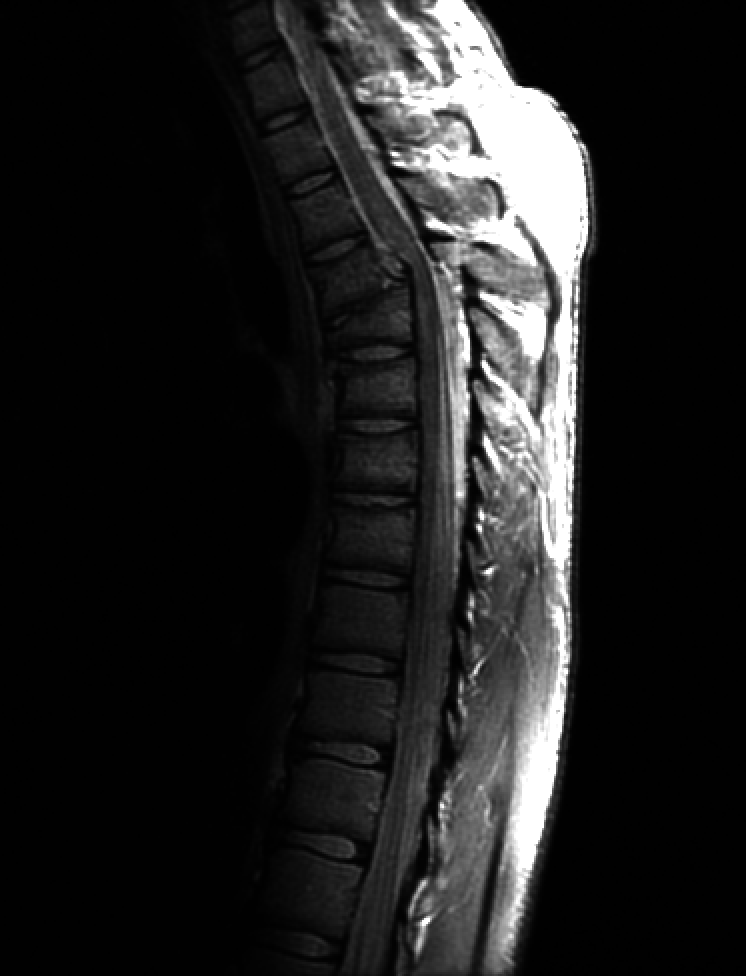
#> input picture DIP3E/Codes/Python/Chapter-3/Data/Fig0308(a)(fractured_spine).tif, 746 x 976 px
$ jupyter execute Example3-1.ipynb   (shell and % lines are left out)
#> lines starting #> are read from the running program, lines starting #| are printed output that depends on the picture
**Examples 3.1:** Contrast enhance using gamma transformation

This example includes figure 3.8.

gamma transformation: $s = cr^\gamma$
> This code is written with python==3.7, skimage==0.14, matplotlib==2.2.3

[cell 1]
import matplotlib.pyplot as plt
from skimage.io import imread

[cell 2]
# read and show original image
src_img = imread('./Data/Fig0308(a)(fractured_spine).tif').astype(float)
#> src_img: shape (976, 746) float64; min 0, max 255, mean 32.6

plt.figure(figsize=(10,10))
plt.imshow(src_img,'gray')
plt.title('Magnetic resonance image (MRI) of a fractured human spine')
plt.show()

[cell 3]
# contrast manipulation by power-law transformation
c = 1.0
gammas = [1.0, 0.6, 0.4, 0.3] # subfigure: a, b, c, d
dest_imgs = [c*src_img**gamma for gamma in gammas]
#> dest_imgs = 4 items

[cell 4]
# plot Figure 3.8
fig = plt.figure(figsize=(15,15))
plt.title("Figure 3.8: Contrast enhance using gamma transformation")
plt.axis('off')
axeslist = fig.subplots(2,2)
for (i, axes) in enumerate(axeslist.ravel()):
    axes.imshow(dest_imgs[i],'gray')
    axes.set_title(f"$\gamma={gammas[i]}$")
    axes.set_axis_off()
plt.show()
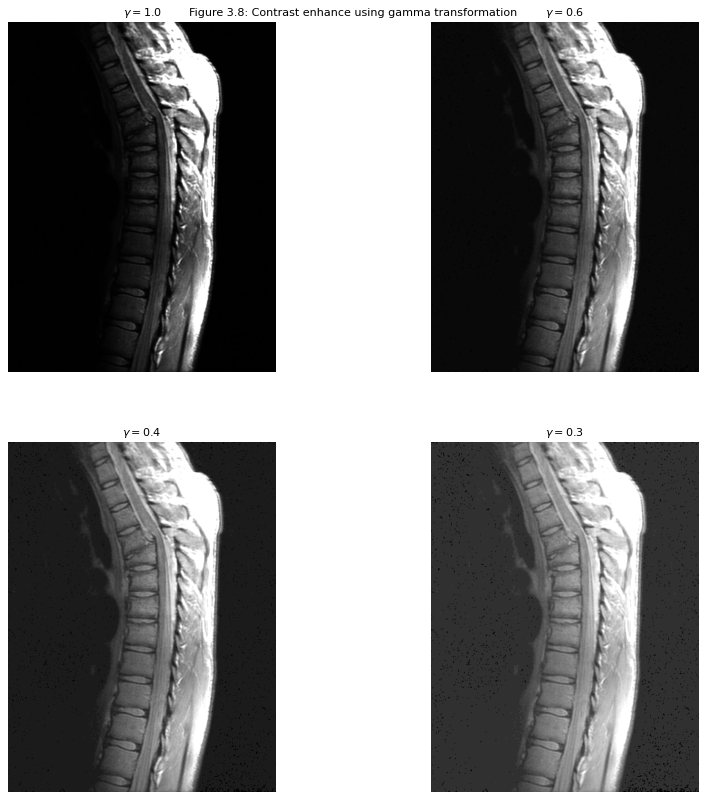
#> figure drawn by matplotlib, 4 panels
